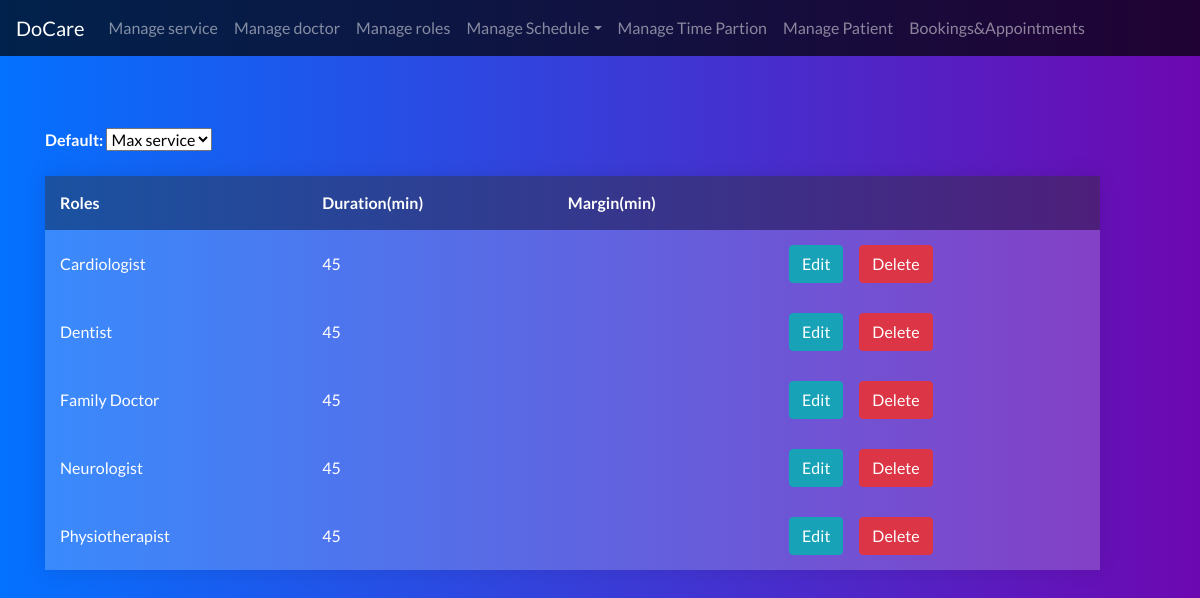
/admin/partitionManager.php (signed in), run on the app's committed database.
### tables this page shows
CREATE TABLE `role` (
  `id` int NOT NULL,
  `name` varchar(128) NOT NULL,
  `service` text NOT NULL
);

### includes/autoloader.include.php (called while the page is built, shortened)
<?php
function autoloader($class)
{
$url=$_SERVER['HTTP_HOST'].$_SERVER['REQUEST_URI'];
if(strpos($url,'includes')!==false)
{
	$path='../../classes/';
}
else
{
	$path='../classes/';
	$extension='.class.php';
}
$fullpath = $path.$class.$extension;
}

### classes/dbAccess.class.php (called while the page is built)
<?php
class DbAccess{
	private $host = "localhost";
	private $user = "root";
	private $pwd = "test1234";
	private $dbname = "docare";
	protected function connect()
	{
		try{
		$dsn = 'mysql:host='.$this->host.';dbname='.$this->dbname;
		$pdo = new PDO($dsn,$this->user,$this->pwd);
		$pdo->setAttribute(PDO::ATTR_ERRMODE, PDO::ERRMODE_EXCEPTION);
		$pdo->setAttribute(PDO::ATTR_DEFAULT_FETCH_MODE, PDO::FETCH_ASSOC);
		return $pdo;
		}
		catch(PDOException $e){
			error_log("Database connection error:".$e->getMessage(), 0);
			die("Database connection error:".$e->getMessage());
		}
	}
}

### classes/timepartition.class.php (called while the page is built, shortened)
<?php
class TimePartition extends DbAccess{
	private $pdo;
	public function __construct()
	{
		$this->pdo=$this->connect();
	}
	public function getMax($id)
	{
		$sql="SELECT service FROM role WHERE id=:id";
		$stmt=$this->pdo->prepare($sql);
		$stmt->execute(array(':id'=>$id));
		$role=$stmt->fetch();
		if(empty($role))
		{
			return false;
		}else{
			$temp=explode(',',$role['service']);
			$max=array();
			foreach ($temp as $t => $value) {
					$d = $this->correspondingServiceDuration($value);
					if($d!==false)
					{
						array_push($max,$d);
					}else continue;
			}
			return max($max);
		}
	}
	public function correspondingServiceDuration($id){
		$sql="SELECT duration FROM service WHERE id=:id";
		$stmt=$this->pdo->prepare($sql);
		$stmt->execute(array(':id'=>$id));
		$duration=$stmt->fetch();
		if(empty($duration))
		{
			return false;
		}else{
				return $duration['duration'];
			}
		}
	public function getrecord()
	{
		$sql=<<<l
		SELECT role.id,role.name,time_partition.preferred,time_partition.margin FROM role LEFT JOIN time_partition ON role.id = time_partition.roleId ORDER BY role.name ASC
		l;
		$stmt=$this->pdo->prepare($sql);
		$stmt->execute();
		$rows=$stmt->fetchAll();
		if(empty($rows))
		{
			return false;
		}else{
			$result=array();
			$i=0;
				foreach ($rows as $row) {
					$result[$i]['id']=$row['id'];
					$result[$i]['name']=$row['name'];
					if(isset($row['preferred'])&&$row['preferred']!==null)
					{
						$result[$i]['duration']=$row['preferred'];
						$result[$i]['margin']=$row['margin'];
					}else{
						$temp=$this->getDefault($row['id']);
						$result[$i]['duration']=$temp['duration'];
						$result[$i]['margin']=$temp['margin'];
					}
					$i++;
				}
				return $result;
			}
	}
	public function getDefault($id)
	{
		$sql="SELECT * FROM partition_default";
		$stmt=$this->pdo->prepare($sql);
		$stmt->execute();
		$row=$stmt->fetch();
		$result=array();
		if(empty($row))
		{
			$result['duration']=$this->getMax($id);
			$result['margin']=null;
		}else{
			$result['duration']=$row['duration'];
			$result['margin']=$row['margin'];
		}
		return $result;
	}
		public function checkDefaultTable()
	{
		$sql="SELECT * FROM partition_default";
		$stmt=$this->pdo->prepare($sql);
		$stmt->execute();
		$row=$stmt->fetch();
		if(empty($row))
		{
			return false;
		}else{
			return $row;
		}
	}
}

### admin/partitionManager.php (the view, shortened to what this page needs)
<?php
include_once "../includes/autoloader.include.php";
?>
<!DOCTYPE html>
<html>
<head>
	<?php include_once "header.php";?>
</head>
<body>
    <div class="container pt-5">
	<div id="default">
<?php
$partitioner=new TimePartition();
$timeslots=$partitioner->getrecord();
echo '<br><alabel id="primary-label"><b>Default:</b>&nbsp</alabel>';
$default=$partitioner->checkDefaultTable();
if($default!==false)
{
	echo '<select id="default-selected">';
	echo '<option value="max">Max service</option>';
	echo '<option value="customize" selected="true" >Customize</option>';
	echo "</select>";
	echo "&nbsp<label>Duration: </label>";
	echo '<input type="number" value='.$default['duration'].' readonly="true" id="new-duration">';
	echo "&nbsp<label>Margin: </label>";
	$margin=isset($default['margin'])&&$default['margin']!==null?$default['margin']:'0';
	echo '<input type="number" value='.$margin.' readonly="true" id="new-margin">';
	echo '<button type="button" id="edit-default">Modify</button>';
	echo '<button type="button" id="delete-default">Delete</button>';
}else{
	echo '<select id="default-selected">';
	echo '<option value="max" selected="true" >Max service</option>';
	echo "</select>";
}
if(empty($timeslots))
{
	echo "<h3>No role found!</h3>";
}
else{
?>
</div>
<br>
<table id="serv">
    <thead>
	<th>Roles</th><th>Duration(min)</th><th>Margin(min)</th><th></th>
        </thead>
	<?php
		foreach ($timeslots as $unit) {
			echo "<tr>";
			echo "<td >".ucwords($unit['name'])."</td>";
			echo '<td class="duration">'.$unit['duration']."</td>";
			echo '<td class="margin">'.$unit['margin']."</td>";
			echo '<td class="action">';
			echo '<a href="#" class="edit-row btn btn-info mr-3">Edit</a><a href="#" class="delete-row btn btn-danger">Delete</a>';
			echo '</td>';
			echo "</tr>";
		}
	?>
</table>
<?php
}
 ?>
        </div>
</body>
</html>
</body>
</html>

### css/admin.css (style rules this page uses)
body { font-family: 'Lato' !important; background: linear-gradient(to right,rgb(4, 113, 255),rgb(109, 8, 177)) !important; box-sizing: border-box !important; color: white; }
*, *:before, *:after { -webkit-box-sizing: border-box; -moz-box-sizing: border-box; box-sizing: border-box; }
table { width: 95%; border-collapse: collapse; overflow: hidden; box-shadow: 0 0 20px rgba(0, 0, 0, 0.1); }
th, td { padding: 15px; background-color: rgba(255, 255, 255, 0.2); color: #fff; }
th { text-align: left; }
thead th { background: rgba(50, 50, 50, 0.45); }
tbody td { position: relative; }

### data on the page
role: name "Cardiologist", duration "45"
role: name "Dentist", duration "45"
role: name "Family Doctor", duration "45"
role: name "Neurologist", duration "45"
role: name "Physiotherapist", duration "45"
